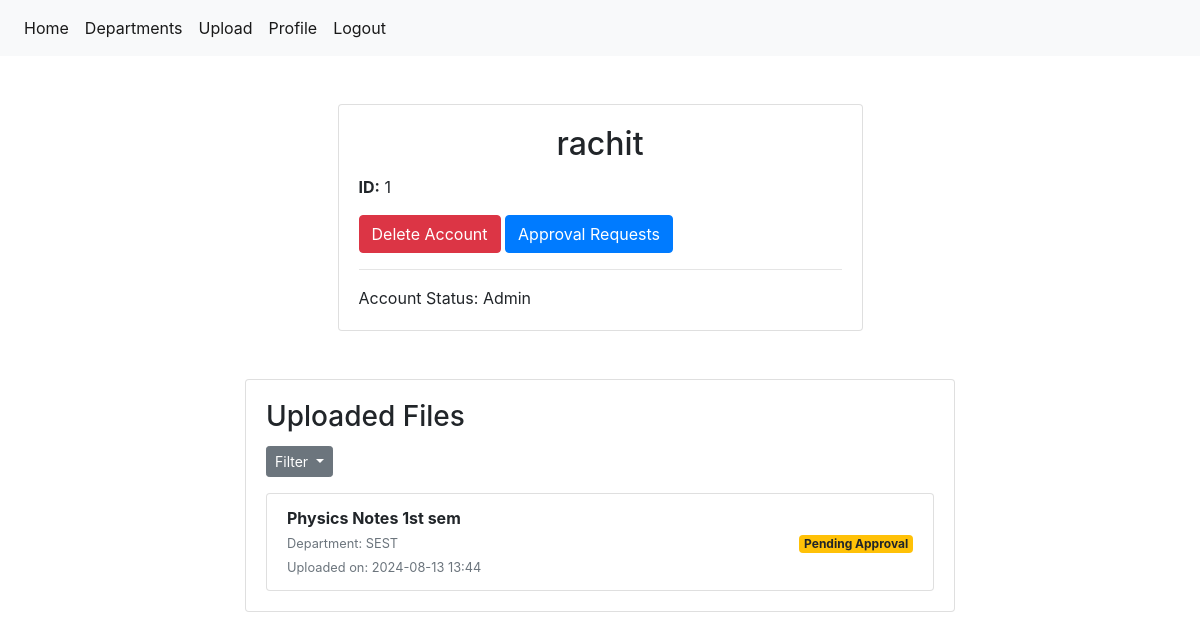
Before: /user/user_profile/?filter=unapproved (signed in) with the older database file.
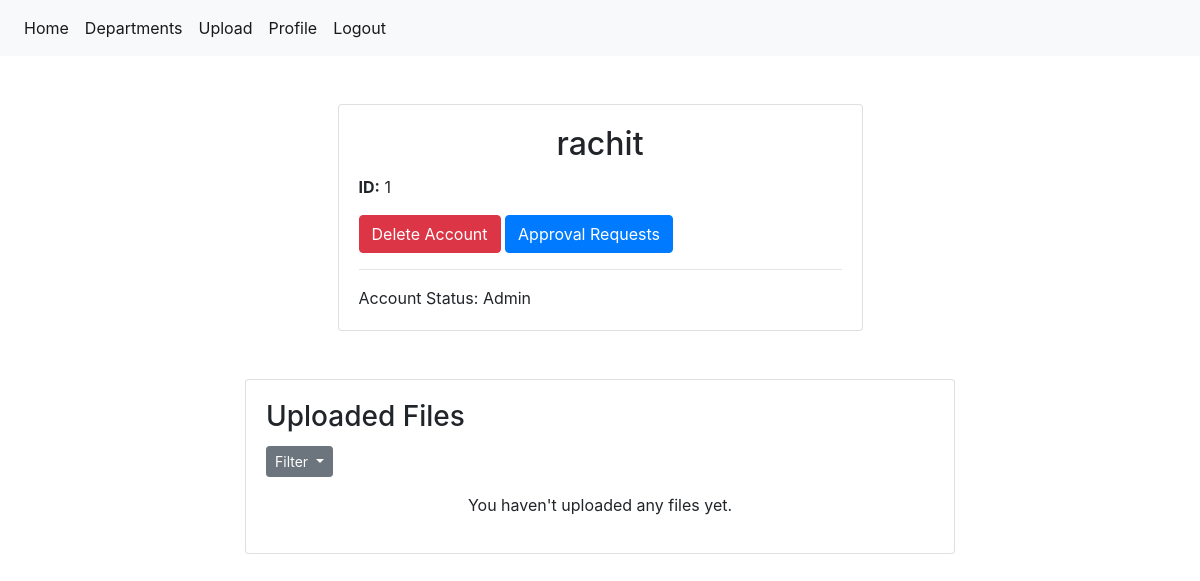
After: the same page with the newer database file.
### library/models.py (models this page shows, shortened)
class File(models.Model):
        file_name = models.CharField(max_length=255)
        file_department = models.CharField(max_length=255)
        file_path = models.FileField(upload_to='uploads/')
        file_status = models.BooleanField(default=False)
        uploaded_by = models.ForeignKey(User, on_delete=models.SET_NULL, null=True, blank=True)
        uploaded_at = models.DateTimeField(auto_now_add=True)

### user/views.py (the view)
# urls.py: path("user_profile/", views.user_profile, name='library_user_profile'),
@login_required
def user_profile(request):
    current_user = request.user
    user = current_user
    filter_option = request.GET.get('filter', 'all')
    if filter_option == 'approved':
        user_files = File.objects.filter(uploaded_by=current_user, file_status=True)
    elif filter_option == 'unapproved':
        user_files = File.objects.filter(uploaded_by=current_user, file_status=False)
    else:
        user_files = File.objects.filter(uploaded_by=current_user)
    return render(request, 'user/user_profile.html', {"user" : user, "user_files": user_files})

### user/templates/user/user_profile.html (shortened to what this page needs)
{% extends "library/base.html" %}
{%block content%}
<div class="container my-5">
    <div class="row justify-content-center">
        <div class="col-md-6">
            <div class="card shadow-sm">
                <div class="card-body">
                    <h2 class="card-title text-center">{{ user.username }}</h2>
                    <p class="card-text"><strong>ID:</strong> {{ user.id }}</p>
                    <div class="d-grid gap-2">
                        <a href="{% url 'library_delete_account' %}" class="btn btn-danger">Delete Account</a>
                        {% if user.is_staff %}
                        <a href="{% url 'library_approve_requests' %}" class="btn btn-primary">Approval Requests</a>
                        <hr>
                        Account Status: Admin
                        {% else %}
                        <hr>
                        <p>Account Status: Normal</p>
                        {% endif %}
                    </div>
                </div>
            </div>
        </div>
    </div>
</div>
<div class="container my-5">
    <div class="row justify-content-center">
        <div class="col-md-8">
            <div class="card shadow-sm">
                <div class="card-body">
                    <h3 class="card-title">Uploaded Files</h3>
                    <div class="btn-group">
                        <button class="btn btn-secondary btn-sm dropdown-toggle" type="button" data-toggle="dropdown" aria-haspopup="true" aria-expanded="false">
                          Filter
                        </button>
                    </div>
                    {% if user_files %}
                        <ul class="list-group">
                            {% for file in user_files %}
                                <li class="list-group-item d-flex justify-content-between align-items-center">
                                    <div>
                                        <strong>{{ file.file_name }}</strong><br>
                                        <small class="text-muted">Department: {{ file.file_department }}</small><br>
                                        <small class="text-muted">Uploaded on: {{ file.uploaded_at|date:"Y-m-d H:i" }}</small>
                                    </div>
                                    <div>
                                        {% if file.file_status %}
                                            <span class="badge badge-success">Approved</span>
                                        {% else %}
                                            <span class="badge badge-warning">Pending Approval</span>
                                        {% endif %}
                                    </div>
                                </li>
                            {% endfor %}
                        </ul>
                    {% else %}
                        <p class="text-center">You haven't uploaded any files yet.</p>
                    {% endif %}
                </div>
            </div>
        </div>
    </div>
</div>
{%endblock%}

Changed rows visible on the page:
removed File: file_name "Physics Notes 1st sem", file_department "SEST", uploaded_at "2024-08-13 13:44", file_status "Pending Approval"
Other visible differences:
text now shown: "You haven't uploaded any files yet."
